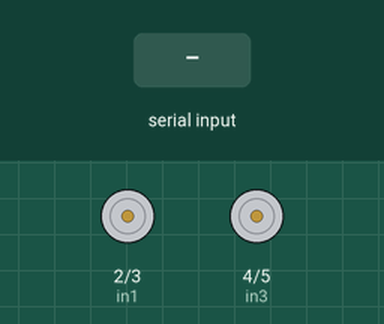
The sketch below on a simulated Arduino Uno, built with avr-gcc and run on an emulated ATmega328P. Shown: motor-driver pin pairs drawn as motors (green arrow = first pin HIGH = forward, orange = second pin HIGH = backward, longer = more drive). The test bench sets the inputs (shaded band).

Above: at 1.2 s.
1.3 s: "F" received over Serial
At 1.8 s:
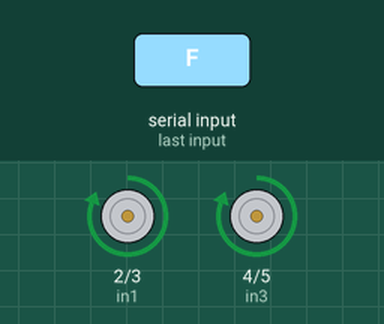
2.8 s: "B" received over Serial
At 4.0 s:
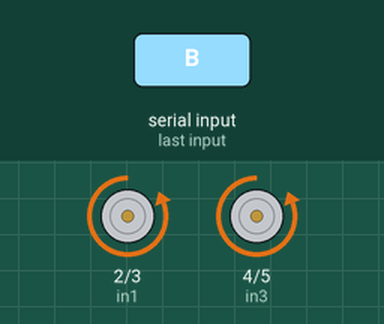
4.3 s: "L" received over Serial
At 5.2 s:
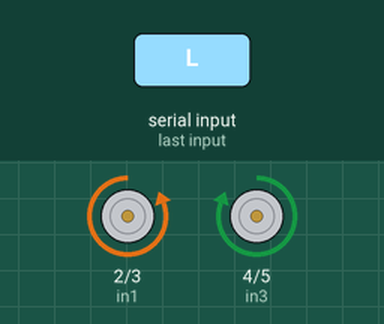
5.8 s: "R" received over Serial
At 6.4 s:
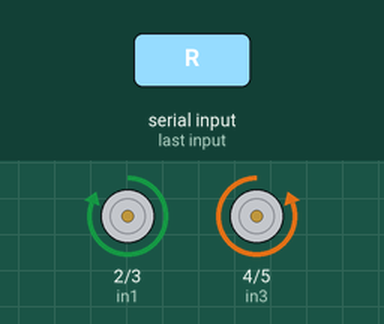
7.3 s: "S" received over Serial
At 8.7 s:
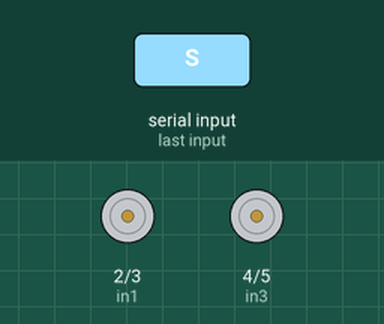
Timing chart, 0 to 9.8 s (numbered marks = the images above; inputs shaded):
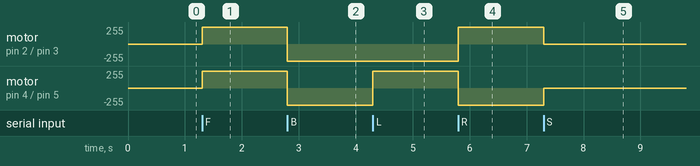

Measured:
- after the input at 1.3 s, motor on pin 2 (in1) / pin 3 (in2), motor on pin 4 (in3) / pin 5 (in4): stopped → forward 255/255 at once
- after the input at 2.8 s, motor on pin 2 (in1) / pin 3 (in2), motor on pin 4 (in3) / pin 5 (in4): forward 255/255 → backward 255/255 at once
- after the input at 4.3 s, motor on pin 4 (in3) / pin 5 (in4): backward 255/255 → forward 255/255 at once
- after the input at 5.8 s, motor on pin 2 (in1) / pin 3 (in2): backward 255/255 → forward 255/255 at once; motor on pin 4 (in3) / pin 5 (in4): forward 255/255 → backward 255/255 at once
- after the input at 7.3 s, motor on pin 2 (in1) / pin 3 (in2): forward 255/255 → stopped at once; motor on pin 4 (in3) / pin 5 (in4): backward 255/255 → stopped at once

The sketch:

receiver.ino
```cpp
// Receiver Code - Arduino UNO + L298N + RF433 MHz Receiver
const int in1 = 2;
const int in2 = 3;
const int in3 = 4;
const int in4 = 5;

void setup() {
  Serial.begin(9600);  // Receiver module sends data via serial

  // L298N Motor Pins
  pinMode(in1, OUTPUT);
  pinMode(in2, OUTPUT);
  pinMode(in3, OUTPUT);
  pinMode(in4, OUTPUT);
}

void loop() {
  if (Serial.available()) {
    char cmd = Serial.read();

    switch (cmd) {
      case 'F': moveForward(); break;
      case 'B': moveBackward(); break;
      case 'L': turnLeft(); break;
      case 'R': turnRight(); break;
      case 'S': stopMotors(); break;
    }
  }
}

// Motor Control Functions
void moveForward() {
  digitalWrite(in1, HIGH); digitalWrite(in2, LOW);
  digitalWrite(in3, HIGH); digitalWrite(in4, LOW);
}

void moveBackward() {
  digitalWrite(in1, LOW); digitalWrite(in2, HIGH);
  digitalWrite(in3, LOW); digitalWrite(in4, HIGH);
}

void turnLeft() {
  digitalWrite(in1, LOW); digitalWrite(in2, HIGH);
  digitalWrite(in3, HIGH); digitalWrite(in4, LOW);
}

void turnRight() {
  digitalWrite(in1, HIGH); digitalWrite(in2, LOW);
  digitalWrite(in3, LOW); digitalWrite(in4, HIGH);
}

void stopMotors() {
  digitalWrite(in1, LOW); digitalWrite(in2, LOW);
  digitalWrite(in3, LOW); digitalWrite(in4, LOW);
}
```
